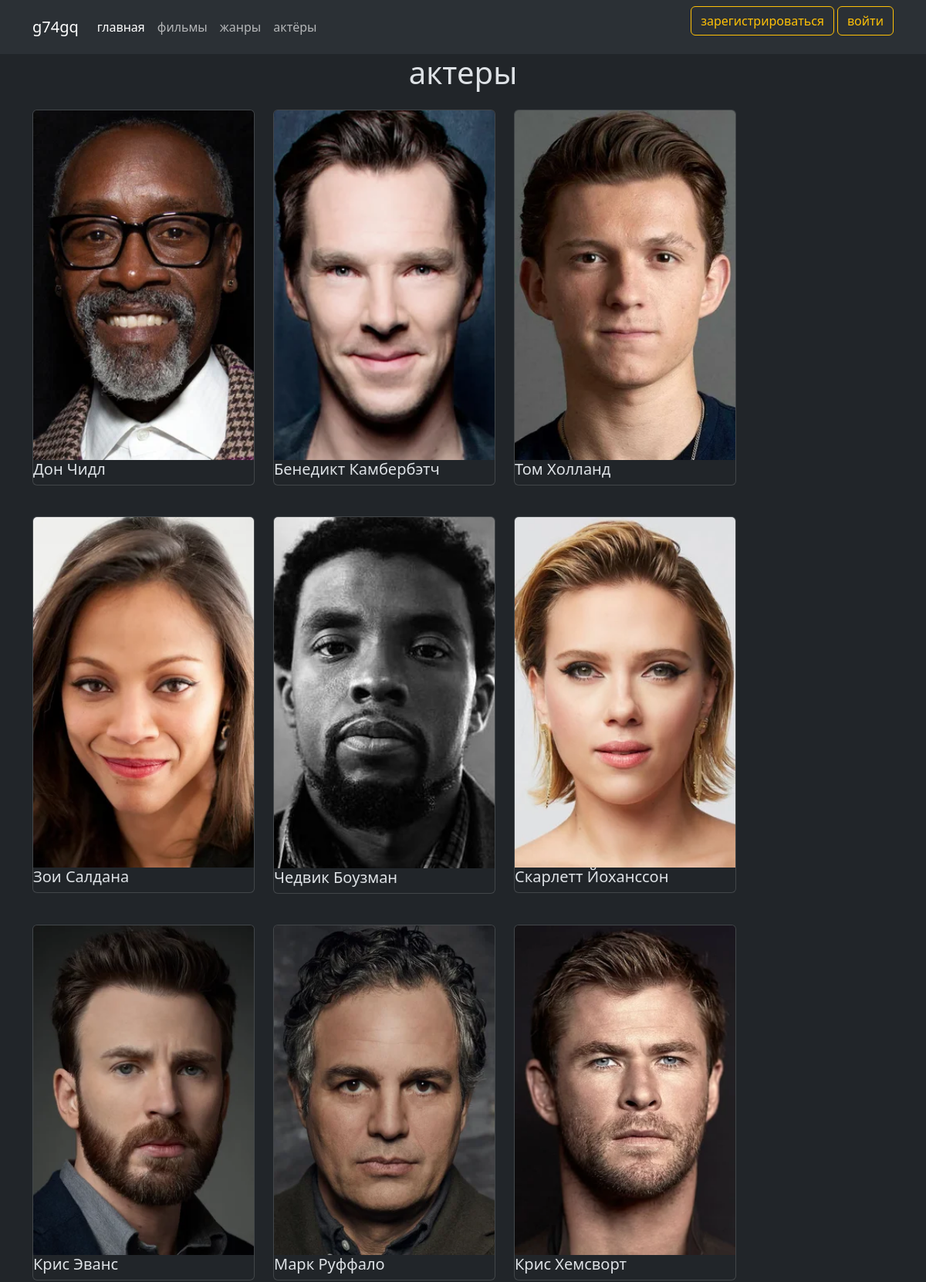
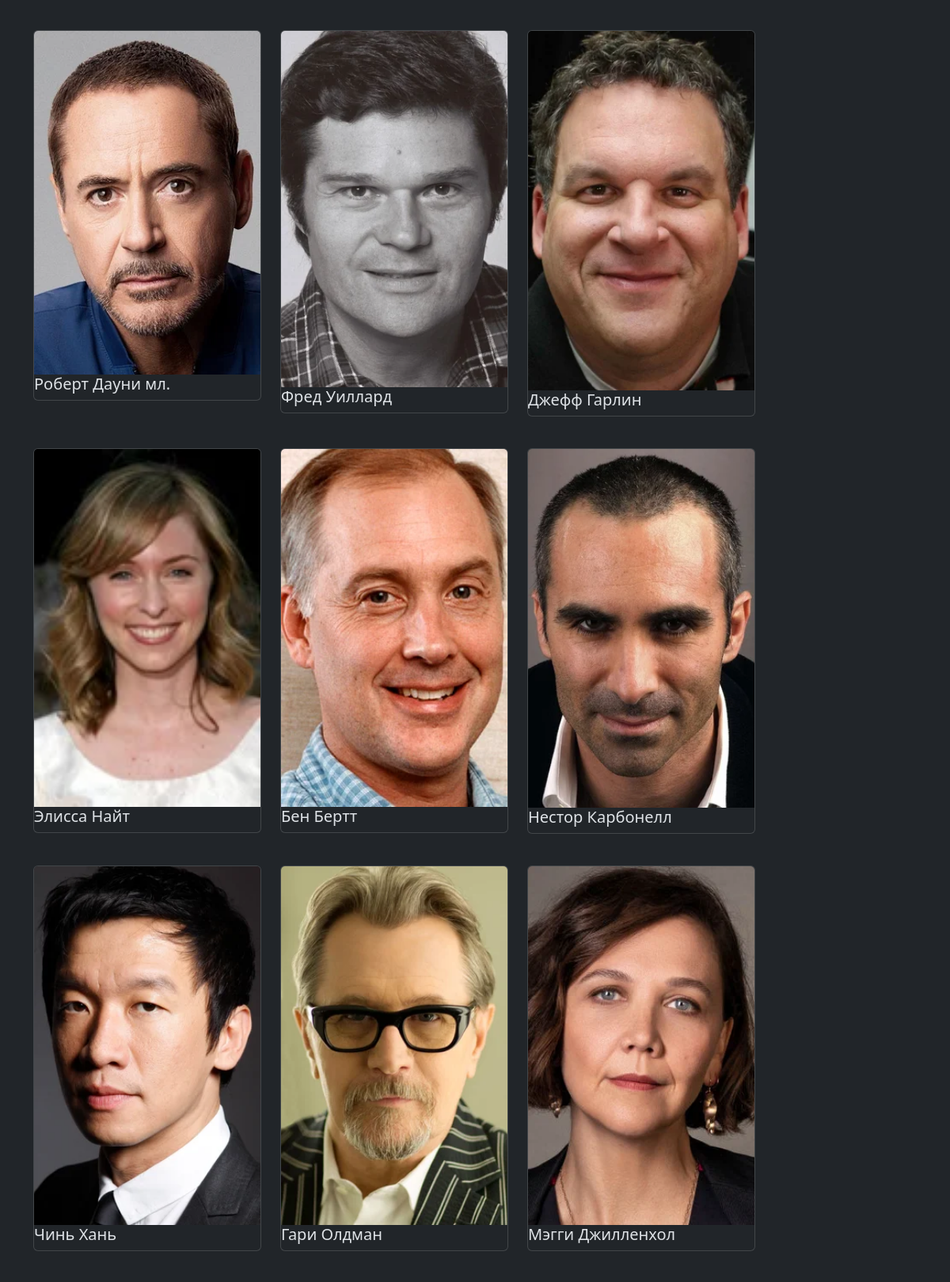
The app's page /actors_list/ (upper part) with its own data (2 pictures, top to bottom).
### gn_01/models.py (models this page shows, shortened)
class MoviePerson(models.Model):
    class RoleType(models.TextChoices):
        ACTOR = 'actor', 'Actor'
        DIRECTOR = 'director', 'Director'
    name = models.CharField(max_length=255)
    birth_date = models.DateField(blank=True, null=True)
    photo = models.ImageField(
        upload_to="gn_01/images/person/photos/",
        blank=True, null=True)
    role = models.CharField(
        max_length=20, choices=RoleType.choices,
        blank=True, null=True)

### gn_01/views.py (the view)
# urls.py: path('actors_list/', actors_list, name='actors_list'),
def actors_list(request):
    actors = MoviePerson.objects.filter(role=MoviePerson.RoleType.ACTOR).order_by('-id')
    return render(request, 'gn_01/list/actors_list.html', {
        'persons': actors, 'title': 'актеры'
    })

### gn_01/templates/gn_01/list/actors_list.html (shortened to what this page needs)
{% extends "core/base.html" %}
{% block content %}
<h1 class="text-center">{{title}}</h1>
    <div class="d-flex align-items-start gap-4 flex-wrap container">
        {% for person in persons %}
        <a class="text-decoration-none" href="">
            <div class="card mt-3" style="width: 18rem;">
                <img src="{{person.photo.url}}" class="card-img-top" alt="...">
                <h5 class="card-title">{{person.name}}</h5>
            </div>
        </a>
        {% endfor %}
</div>
{% endblock %}

### records on screen
MoviePerson: shows a picture, name "Дон Чидл"
MoviePerson: shows a picture, name "Бенедикт Камбербэтч"
MoviePerson: shows a picture, name "Том Холланд"
MoviePerson: shows a picture, name "Зои Салдана"
MoviePerson: shows a picture, name "Чедвик Боузман"
MoviePerson: shows a picture, name "Скарлетт Йоханссон"
MoviePerson: shows a picture, name "Крис Эванс"
MoviePerson: shows a picture, name "Марк Руффало"
MoviePerson: shows a picture, name "Крис Хемсворт"
MoviePerson: shows a picture, name "Роберт Дауни мл."
MoviePerson: shows a picture, name "Фред Уиллард"
MoviePerson: shows a picture, name "Джефф Гарлин"
MoviePerson: shows a picture, name "Элисса Найт"
MoviePerson: shows a picture, name "Бен Бертт"
MoviePerson: shows a picture, name "Нестор Карбонелл"
MoviePerson: shows a picture, name "Чинь Хань"
MoviePerson: shows a picture, name "Гари Олдман"
MoviePerson: shows a picture, name "Мэгги Джилленхол"

### other values on screen
{{ title }} "актеры"
